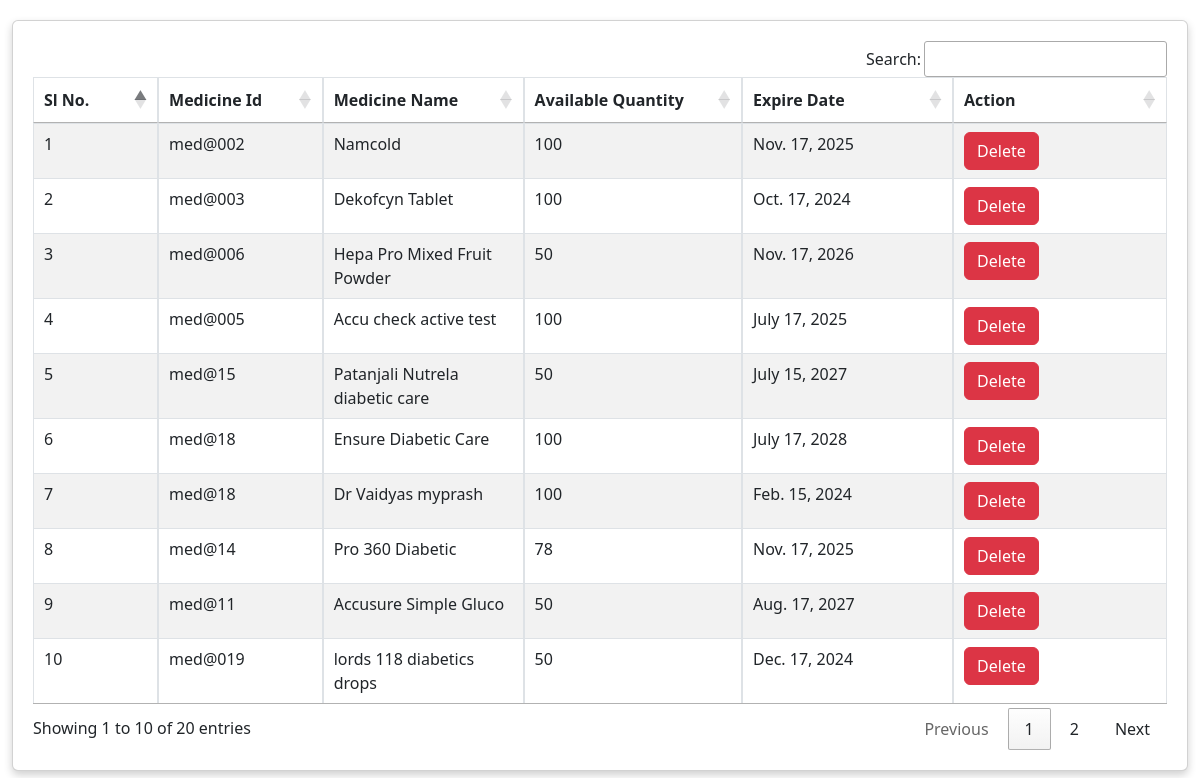
/view_medicine, run on the app's committed database.
### Exam/models.py (models this page shows, shortened)
class Medicine(models.Model):
    CATEGORY_CHOICES = [
        ('wellness', 'Wellness'),
        ('beauty', 'Beauty'),
    ]
    SUBCATEGORY_CHOICES = [
        ('covid_essential', 'COVID Essential'),
        ('diabetic_support', 'Diabetic Support'),
        ('eye_wear', 'Eye Wear'),
        ('hair_care', 'Hair Care'),
        ('skin_care', 'Skin Care'),
        ('mens_grooming', "Men's Grooming"),
    ]
    medicine_id = models.CharField(max_length=255)
    medicine_name = models.CharField(max_length=255)
    description = models.TextField()
    manufacturing_date = models.DateField()
    expire_date = models.DateField()
    quantity = models.IntegerField()
    selling_price = models.DecimalField(max_digits=10, decimal_places=2)
    discounted_price = models.DecimalField(max_digits=10, decimal_places=2)
    medicine_image = models.ImageField(upload_to='medicine_images/')
    category = models.CharField(max_length=20, choices=CATEGORY_CHOICES,blank='True')
    subcategory = models.CharField(max_length=20, choices=SUBCATEGORY_CHOICES,blank='True')

### Exam/views.py (the view)
# urls.py: path('view_medicine',views.view_medicine,name="view_medicine"),
def view_medicine(request):
    medicine_list = Medicine.objects.all()
    context = {
        'medicine_list': medicine_list,
    }
    return render(request, 'inventory/view_medicine.html', context)

### template/inventory/view_medicine.html (shortened to what this page needs)
<!DOCTYPE html>
<html lang="en">
<head>
  <link rel="stylesheet" href="https://cdnjs.cloudflare.com/ajax/libs/font-awesome/5.15.4/css/all.min.css"
 />
  <link rel="stylesheet" href="https://cdn.jsdelivr.net/npm/bootstrap@5.2.3/dist/css/bootstrap.min.css"
>
  <link rel="stylesheet" href="https://cdn.datatables.net/1.13.7/css/jquery.dataTables.min.css">
  <link rel="stylesheet" href="https://cdn.datatables.net/buttons/2.4.2/css/buttons.dataTables.min.css">
</head>
<body>
  <div class="container-fluid">
    <div class="card">
      <div class="card-body">
        <table id="example" class="table table-bordered table-striped table-hover dataTable no-footer"
          aria-describedby="file_export_info">
          <thead class="thead-dark">
            <tr>
              <th class="sorting sorting_asc" tabindex="0" aria-controls="file_export" rowspan="1" colspan="1"
                aria-sort="ascending" aria-label="Sl No.: activate to sort column descending"
                style="width: 112.953px;">Sl No.</th>
              <th class="sorting" tabindex="0" aria-controls="file_export" rowspan="1" colspan="1"
                style="width:150px;">Medicine Id</th>
              <th class="sorting" tabindex="0" aria-controls="file_export" rowspan="1" colspan="1"
                aria-label="Punch In Time: activate to sort column ascending" style="width: 202.125px;">Medicine Name
              </th>
              <th class="sorting" tabindex="0" aria-controls="file_export" rowspan="1" colspan="1"
                aria-label="Punch Out Time: activate to sort column ascending" style="width: 226.656px;">Available Quantity</th>
            <th class="sorting" tabindex="0" aria-controls="file_export" rowspan="1" colspan="1"
                aria-label="Punch Out Time: activate to sort column ascending" style="width: 226.656px;">Expire Date</th>
                <th class="sorting" tabindex="0" aria-controls="file_export" rowspan="1" colspan="1"
                aria-label="Punch Out Time: activate to sort column ascending" style="width: 226.656px;">Action</th>
            </tr>
          </thead>
          <tbody>
            {% for i in medicine_list %}
            <tr>
              <td>{{ forloop.counter }}</td>
              <td>{{ i.medicine_id }}</td>
              <td>{{ i.medicine_name }}</td>
              <td>
                {{ i.quantity }}
              </td>
              <td >{{ i.expire_date }}</td>
                <td>
                  <a href="{% url 'delete_medicine' i.id %}" class="btn btn-danger">Delete</a>
                </td>
            </tr>
            {% endfor %}
          </tbody>
        </table>
      </div>
    </div>
  </div>
</body>
</html>

### template/inventory/view_medicine.html (style rules this page uses)
.table { width: 100%; margin-bottom: 1rem; color: #212529; border-collapse: collapse; }
.table th, .table td { padding: 0.75rem; vertical-align: top; border-top: 1px solid #dee2e6; }
.table thead th { vertical-align: bottom; border-bottom: 2px solid #dee2e6; }
.btn-danger { color: #fff; background-color: #dc3545; border-color: #dc3545; }
.card { margin-top: 20px; box-shadow: 0 4px 8px rgba(0, 0, 0, 0.19); }
.card-body { padding: 20px; }

### data on the page
Medicine: medicine_id "med@002", medicine_name "Namcold", quantity "100", expire_date "Nov. 17, 2025"
Medicine: medicine_id "med@003", medicine_name "Dekofcyn Tablet", quantity "100", expire_date "Oct. 17, 2024"
Medicine: medicine_id "med@006", medicine_name "Hepa Pro Mixed Fruit Powder", quantity "50", expire_date "Nov. 17, 2026"
Medicine: medicine_id "med@005", medicine_name "Accu check active test", quantity "100", expire_date "July 17, 2025"
Medicine: medicine_id "med@15", medicine_name "Patanjali Nutrela diabetic care", quantity "50", expire_date "July 15, 2027"
Medicine: medicine_id "med@18", medicine_name "Ensure Diabetic Care", quantity "100", expire_date "July 17, 2028"
Medicine: medicine_id "med@18", medicine_name "Dr Vaidyas myprash", quantity "100", expire_date "Feb. 15, 2024"
Medicine: medicine_id "med@14", medicine_name "Pro 360 Diabetic", quantity "78", expire_date "Nov. 17, 2025"
Medicine: medicine_id "med@11", medicine_name "Accusure Simple Gluco", quantity "50", expire_date "Aug. 17, 2027"
Medicine: medicine_id "med@019", medicine_name "lords 118 diabetics drops", quantity "50", expire_date "Dec. 17, 2024"
